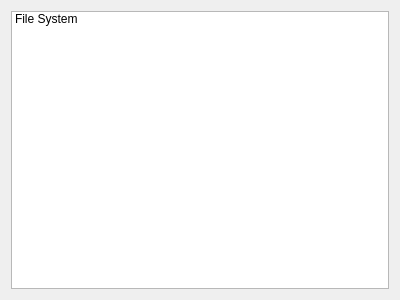
<?xml version="1.0" encoding="UTF-8"?>
<ui version="4.0">
 <class>WizardPageWorkspaceExportType</class>
 <widget class="QWizardPage" name="WizardPageWorkspaceExportType">
  <property name="geometry">
   <rect>
    <x>0</x>
    <y>0</y>
    <width>400</width>
    <height>300</height>
   </rect>
  </property>
  <property name="windowTitle">
   <string>WizardPage</string>
  </property>
  <property name="title">
   <string>Choose an export wizard.</string>
  </property>
  <property name="subTitle">
   <string/>
  </property>
  <attribute name="pageId">
   <string notr="true">0</string>
  </attribute>
  <layout class="QVBoxLayout" name="verticalLayout">
   <item>
    <widget class="QListWidget" name="listWidget">
     <property name="editTriggers">
      <set>QAbstractItemView::CurrentChanged|QAbstractItemView::DoubleClicked|QAbstractItemView::EditKeyPressed</set>
     </property>
     <property name="showDropIndicator" stdset="0">
      <bool>true</bool>
     </property>
     <property name="currentRow">
      <number>-1</number>
     </property>
     <item>
      <property name="text">
       <string>File System</string>
      </property>
      <property name="icon">
       <iconset>
        <normaloff>../../../../../../Backup/Archiv/icons/ico/32x32/places/crystal-style/folder.ico</normaloff>../../../../../../Backup/Archiv/icons/ico/32x32/places/crystal-style/folder.ico</iconset>
      </property>
     </item>
    </widget>
   </item>
  </layout>
 </widget>
 <resources/>
 <connections/>
</ui>
